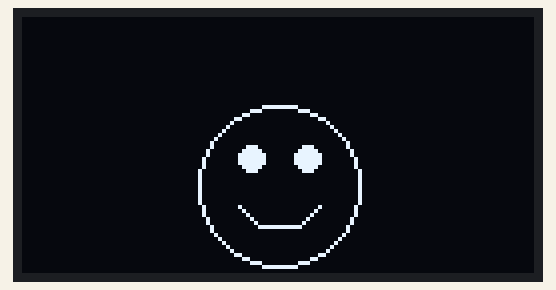
Bench run of a sketch on a simulated Arduino Uno, built with avr-gcc and run on an emulated ATmega328P. Parts: 128×64 one-colour display.

Above: at 1.1 s.
At 2.1 s:
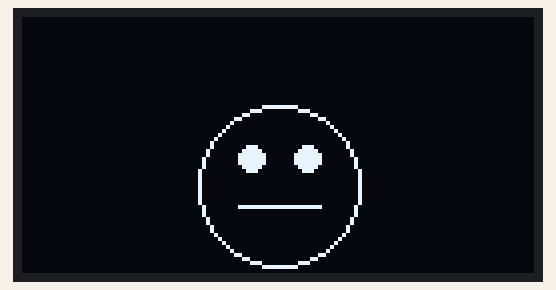
At 3.1 s:
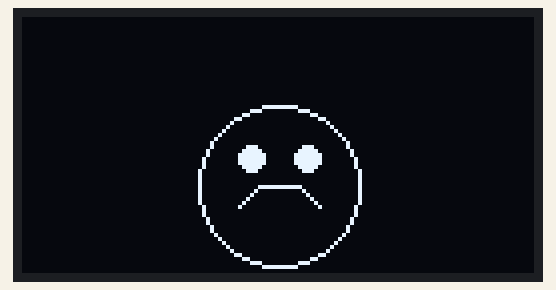

The sketch:

happy_neutral_sad_face.ino
```cpp
#include <Wire.h>
#include <Adafruit_GFX.h>
#include <Adafruit_SSD1306.h>

// OLED display dimensions
#define SCREEN_WIDTH 128
#define SCREEN_HEIGHT 64

// I2C address for the OLED (usually 0x3C or 0x3D)
#define OLED_ADDR 0x3C

// Create an OLED display object
Adafruit_SSD1306 display(SCREEN_WIDTH, SCREEN_HEIGHT, &Wire, -1);

// Center of the face (adjusted downwards)
const int centerX = SCREEN_WIDTH / 2;
const int centerY = SCREEN_HEIGHT / 2 + 10; // Verschiebt das Gesicht nach unten

// Radius of the face
const int faceRadius = 20;

// Radius of the eyes
const int eyeRadius = 3;

// Timer for animation
unsigned long previousMillis = 0;
const unsigned long interval = 1000; // Change face every 1000ms (1 second)

// State for the face (0 - Happy, 1 - Neutral, 2 - Sad)
int faceState = 0;

void setup() {
  // Initialize Serial (optional for debugging)
  Serial.begin(115200);

  // Initialize OLED display
  if (!display.begin(SSD1306_PAGEADDR, OLED_ADDR)) {
    Serial.println(F("SSD1306 allocation failed"));
    for (;;);
  }

  // Clear and initialize the display
  display.clearDisplay();
  display.display();
}

void drawFace(int state) {
  // Draw face (circle)
  display.drawCircle(centerX, centerY, faceRadius, SSD1306_WHITE);

  // Draw eyes
  display.fillCircle(centerX - 7, centerY - 7, eyeRadius, SSD1306_WHITE); // Left eye
  display.fillCircle(centerX + 7, centerY - 7, eyeRadius, SSD1306_WHITE); // Right eye

  // Draw the mouth based on the state
  switch (state) {
    case 0:  // Happy
      // Draw smile (using lines to simulate an arc)
      display.drawLine(centerX - 10, centerY + 5, centerX - 5, centerY + 10, SSD1306_WHITE);
      display.drawLine(centerX - 5, centerY + 10, centerX + 5, centerY + 10, SSD1306_WHITE);
      display.drawLine(centerX + 5, centerY + 10, centerX + 10, centerY + 5, SSD1306_WHITE);
      break;
    case 1:  // Neutral
      // Draw neutral mouth (a straight line)
      display.drawLine(centerX - 10, centerY + 5, centerX + 10, centerY + 5, SSD1306_WHITE);
      break;
    case 2:  // Sad
      // Draw sad mouth (using lines to simulate an arc)
      display.drawLine(centerX - 10, centerY + 5, centerX - 5, centerY, SSD1306_WHITE);
      display.drawLine(centerX - 5, centerY, centerX + 5, centerY, SSD1306_WHITE);
      display.drawLine(centerX + 5, centerY, centerX + 10, centerY + 5, SSD1306_WHITE);
      break;
  }
}

void loop() {
  // Get current time
  unsigned long currentMillis = millis();

  // Change face every 1 second
  if (currentMillis - previousMillis >= interval) {
    previousMillis = currentMillis;

    // Clear the display
    display.clearDisplay();

    // Draw the face with the current state
    drawFace(faceState);

    // Update the face state for the next frame
    faceState = (faceState + 1) % 3; // Cycle through Happy (0), Neutral (1), and Sad (2)

    // Update the display
    display.display();
  }
}
```

Measured:
- by itself, everything shown: repeats every 3.0 s, in 3 steps
- what the display in image 0 shows lasts 1.0 s, from 1.0 s to 2.0 s
